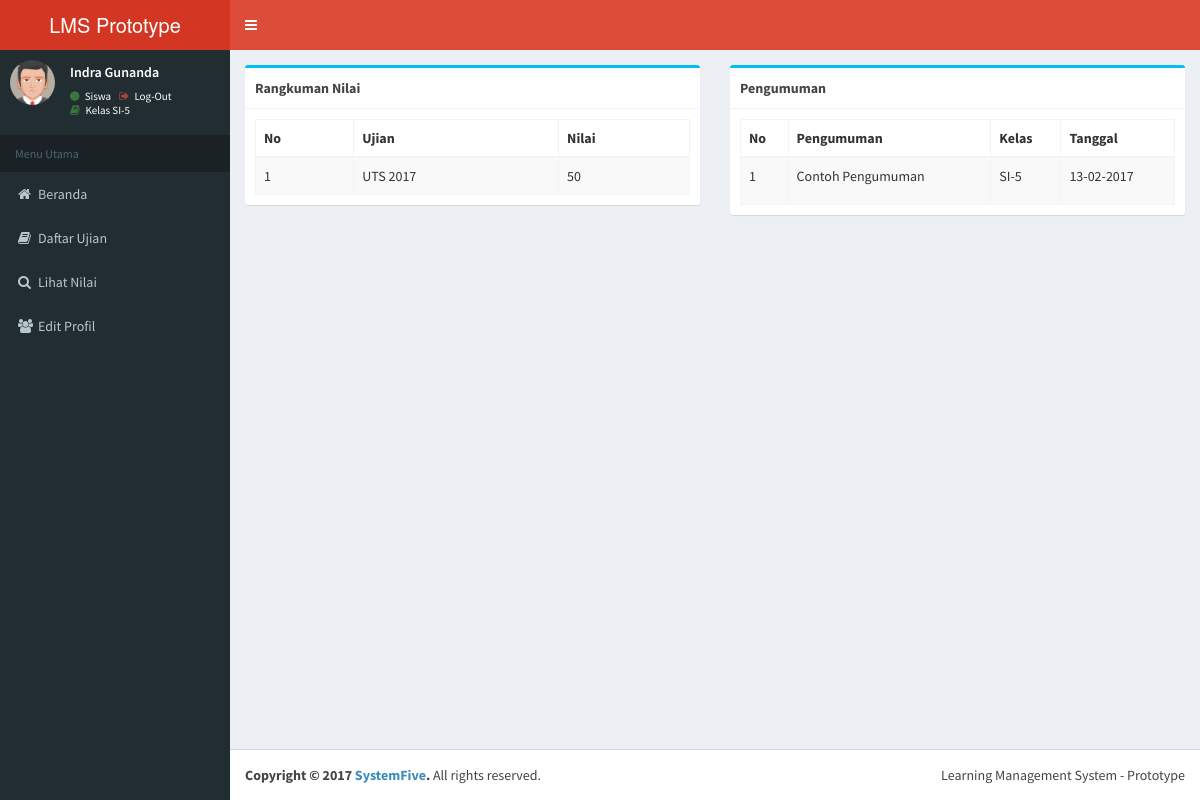
Page /index.php (signed in) on the committed database.
### tables this page shows
CREATE TABLE `sistem_soal` (
  `id_soal` int(11) NOT NULL,
  `judul_soal` varchar(20) NOT NULL,
  `bank_soal` varchar(100) NOT NULL,
  `id_kelas` int(11) NOT NULL,
  `nilai_per_soal` int(20) NOT NULL,
  `nilai_lulus` int(20) NOT NULL,
  `tgl_buat` varchar(30) NOT NULL,
  `guru_id` int(11) NOT NULL
);

CREATE TABLE `sistem_pengumuman` (
  `id_pengumuman` int(11) NOT NULL,
  `isi` text NOT NULL,
  `id_kelas` int(11) NOT NULL,
  `id_guru` int(11) NOT NULL,
  `tgl_input` varchar(50) NOT NULL
);

CREATE TABLE `sistem_kelas` (
  `id_kelas` int(11) NOT NULL,
  `nama_kelas` varchar(11) NOT NULL
);

### class/core.class.php (called while the page is built, shortened)
<?php
class BukaDB
{
    public $mysqli;
    private function db_connect()
    {
        $this->host = 'localhost';
        $this->user = 'root';
        $this->pass = '';
        $this->db   = 'db_lomba';
        $this->mysqli = new mysqli($this->host, $this->user, $this->pass, $this->db);
        return $this->mysqli;
    }
    function hitung_data($tabel, $acuan = null, $acuan_value = null,$acuan_dua = null,$acuan_dua_value = null)
    {
        $acuan       = mysqli_escape_string($this->mysqli, $acuan);
        $acuan_value = mysqli_escape_string($this->mysqli, $acuan_value);
        if (empty($acuan)) {
            $query = "SELECT COUNT(*) as total FROM `" . $tabel . "`";
        } else {
            $query = "SELECT COUNT(*) as total FROM `" . $tabel . "`";
            $query .= " WHERE " . $acuan . "='" . $acuan_value . "'";
        }
        $hasil = $this->mysqli->query($query);
        if ($hasil) {
            $hasil_num = $hasil->fetch_assoc();
            return json_encode(array(
                "total" => $hasil_num["total"]
            ));
        } else {
            return json_encode(array(
                "total" => "Error = " . $hasil . " " . mysqli_error($this->mysqli)
            ));
        }
    }
    function select_db($tabel, $kolom, $acuan = "", $acuan_value = "")
    {
        $total_kolom = count($kolom);
        $acuan       = mysqli_escape_string($this->mysqli, $acuan);
        $acuan_value = mysqli_escape_string($this->mysqli, $acuan_value);
        if (!empty($acuan)) {
            $query = "SELECT ";
            for ($counter_kolom = 0; $counter_kolom <= $total_kolom - 1; $counter_kolom++) {
                $query .= mysqli_escape_string($this->mysqli, $kolom[$counter_kolom]);
                if ($counter_kolom != count($kolom) - 1) {
                    $query .= ",";
                }
            }
            $query .= " FROM " . $tabel . " WHERE ";
            $query .= $acuan . "='" . $acuan_value . "'";
        }
        $hasil = $this->mysqli->query($query);
        if ($hasil) {
            $data = $hasil->fetch_all(MYSQLI_ASSOC);
            return json_encode($data);
        } else {
            return json_encode(array(
                "status" => 0,
                "error" => mysqli_error($this->mysqli),
                "query" => mysqli_real_escape_string($this->mysqli, $query)
            ));
        }
    }
    function custom_query($string)
    {
        $hasil = $this->mysqli->query($string);
        if ($hasil) {
            $data = $hasil->fetch_all(MYSQLI_ASSOC);
            return json_encode($data);
        } else {
            return json_encode(array(
                "status" => 0,
                "error" => mysqli_error($this->mysqli),
                "query" => $string
            ));
        }
    }
    function sql_escape($string)
    {
        return mysqli_escape_string($this->mysqli, $string);
    }
}
class sistemApp
{
    function buka_soal($id_soal)
    {
        $con  = new BukaDB;
        $soal = $con->select_db("sistem_bank_soal",array("id_bank_soal","soal","pilihan","jawaban","guru_id","tgl_buat"),"id_bank_soal",$id_soal);
        return $soal;
    }
    function buka_jawaban_siswa($id_siswa)
    {
        $con  = new BukaDB;
        $soal = $con->select_db("sistem_jawaban",array("id_jawaban","jawaban","soal_id","siswa_id","waktu_mengerjakan"),"siswa_id",$id_siswa);
        return $soal;
    }
    function hitung_jawaban($points,$id_siswa,$id_soal)
    {
        $con = new sistemApp;
        $db = new BukaDB;
        $status = json_decode($db->hitung_data("user_siswa","id_siswa",$id_siswa),true);
        $status_soal = json_decode($db->hitung_data("sistem_soal","id_soal",$id_soal),true);
        if($status["total"] != 0 && $status_soal["total"] != 0)
        {
        $buka_soal = json_decode($db->custom_query("SELECT * FROM sistem_jawaban WHERE sistem_jawaban.soal_id = ".$db->sql_escape($id_soal)." AND sistem_jawaban.siswa_id = ".$db->sql_escape($id_siswa)));
        $select = $db->select_db("sistem_soal",array("id_soal","judul_soal","bank_soal","guru_id"),"id_soal",$id_soal);
        $select = json_decode($select);
            foreach(explode(",",$select[0]->bank_soal) as $obj_split)
            {
                $soal =  json_decode($con->buka_soal($obj_split));
                $temp_kunci[] =  $soal[0]->jawaban;
                $temp_soal[] = $soal[0]->soal;
            }
            $counter = explode(",",$buka_soal[0]->jawaban);
            foreach($counter as $obj_split)
            {
                $temp_jawaban[] = $obj_split;
            }
        $kunci_jawaban = count($temp_kunci);
        $jawaban = count($temp_jawaban);
        $hitung = "";
        if($kunci_jawaban == $jawaban)
        {
            for($i=0; $i <= $jawaban-1; $i++)
            {
                if($temp_jawaban[$i] == $temp_kunci[$i])
                {
                    $hitung = $hitung+$points;
                }else{
                    $wrong[] = array("index_soal"=>$i+1,"soal"=>$temp_soal[$i],"jawaban"=>$temp_jawaban[$i],"kunci_jawaban"=>$temp_kunci[$i]);
                }
            }
        }
        return json_encode(array("data"=>array("judul_soal"=>$select[0]->judul_soal,"nilai"=>($hitung == null)?"0":$hitung,"salah"=>(isset($wrong))?json_encode($wrong):"Tidak Ada")));
        }else{
            return json_encode(array("status"=>0,"error"=>"ID Siswa = ".$status["total"]." ID Soal = ".$status_soal["total"]));
        }
    }
    function open_soal($id_soal)
    {
        $db = new BukaDB;
        $sistemApp = new sistemApp;
        $select = $db->select_db("sistem_soal",array("id_soal","judul_soal","bank_soal","guru_id","tgl_buat","nilai_per_soal","nilai_lulus"),"id_soal",$id_soal);
        $select = json_decode($select);
        $bank_soal = explode(",",$select[0]->bank_soal);
        foreach($bank_soal as $obj_soal)
        {
            $data = $sistemApp->buka_soal($obj_soal);
            $pilihan_ganda[] = $data;
        }
        return json_encode(array("master_data"=>array("id_soal"=>$select[0]->id_soal,"judul_soal"=>$select[0]->judul_soal,"data_pilihan"=>$pilihan_ganda,"nilai_per_soal"=>$select[0]->nilai_per_soal,"nilai_kkm"=>$select[0]->nilai_lulus,"tgl_buat"=>$select[0]->tgl_buat)));
    }
}
class frontend_app{
    function sisip_halaman_siswa($string)
    {
        return include("./pages/siswa_" . $string . ".php");
    }
}
?>

### pages/siswa_home.php (the view, shortened to what this page needs)
<?php
if(isset($_SESSION["level_user"]))
{
if($_SESSION["level_user"] == 1)
{
    $sistemApp = new sistemApp;
    $db        = new BukaDB;
?>
    <div class="row">
        <div class="col-md-6">
            <div class="box box-info">
                <div class="box-header with-border">
                    <b>Rangkuman Nilai</b>
                </div>
                <div class="box-body">
                    <table class="table table-bordered table-striped rekap-nilai">
                        <thead>
                            <tr>
                                <th>No</th>
                                <th>Ujian</th>
                                <th>Nilai</th>
                            </tr>
                        </thead>
                        <tbody>
                            <?php
                            $id_siswa = $_SESSION["id_user"];
                            $id_soal = json_decode($sistemApp->buka_jawaban_siswa($id_siswa));
                            foreach($id_soal as $obj_soal)
                            {
                                $rekap_id[] = $obj_soal->soal_id;
                            }
                            if(!empty($rekap_id))
                            {
                            $no = 1;
                            foreach ($rekap_id as $obj_id)
                            {
                                $nilai = json_decode($sistemApp->open_soal($obj_id));
                                $rekap_nilai = json_decode($sistemApp->hitung_jawaban($nilai->master_data->nilai_per_soal,$id_siswa,$obj_id));
                                foreach($rekap_nilai as $obj_nilai)
                                {
                            ?>
                                <tr>
                                    <td>
                                        <?php echo $no++; ?>
                                    </td>
                                    <td>
                                        <?php  echo $obj_nilai->judul_soal;?>
                                    </td>
                                    <td>
                                        <?php  echo $obj_nilai->nilai;?>
                                    </td>
                                </tr>
                                <?php }}}?>
                        </tbody>
                    </table>
                </div>
            </div>
        </div>
        <div class="col-md-6">
            <div class="box box-info">
                <div class="box-header with-border">
                    <b>Pengumuman</b>
                </div>
                <div class="box-body">
                    <table class="table table-bordered table-striped rekap-nilai">
                            <thead>
                                <tr>
                                    <th>No</th>
                                    <th>Pengumuman</th>
                                    <th>Kelas</th>
                                    <th>Tanggal</th>
                                </tr>
                            </thead>
                            <tbody>
                                <?php
                                $hitung_ann = json_decode($db->hitung_data("sistem_pengumuman"));
                                if($hitung_ann->total == 0)
                                {
                                ?>
                                    <tr>
                                        <td>Data Kosong</td>
                                        <td>Data Kosong</td>
                                        <td>Data Kosong</td>
                                        <td>Data Kosong</td>
                                    </tr>
                                <?php }else{
                                    $no = 1;
                                    $data_ann = json_decode($db->custom_query("SELECT sistem_pengumuman.id_pengumuman,sistem_pengumuman.tgl_input,sistem_pengumuman.id_kelas,sistem_pengumuman.isi,sistem_kelas.nama_kelas FROM sistem_pengumuman JOIN sistem_kelas ON sistem_kelas.id_kelas = sistem_pengumuman.id_kelas WHERE sistem_pengumuman.id_kelas =".$_SESSION["id_kelas"]));
                                   foreach($data_ann as $ann)
                                   {
                                ?>
                                    <tr>
                                        <td><?php echo $no++;?></td>
                                        <td><?php echo htmlspecialchars_decode($ann->isi);?></td>
                                        <td><?php echo $ann->nama_kelas;?></td>
                                        <td><?php echo $ann->tgl_input;?></td>
                                    </tr>
                                <?php }}?>
                            </tbody>
                        </table>
                </div>
            </div>
        </div>
    </div>
    <?php
}else{
$frontend->err404();
}
}
?>

### rows in the picture
sistem_soal: judul_soal "UTS 2017", nilai "50"
sistem_pengumuman: isi "Contoh Pengumuman", id_kelas.nama_kelas "SI-5", tgl_input "13-02-2017"

### other values in the picture
$_SESSION["nama_user"] "Indra Gunanda"
$kelas[0]->nama_kelas "SI-5"
